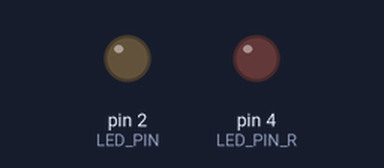
A sketch run on a simulated Arduino Uno, built with avr-gcc and run on an emulated ATmega328P. On the bench: output pins drawn as LEDs (lit = HIGH). What the sketch prints to the serial monitor is not drawn.

Above: at 1.3 s.
At 9.8 s:
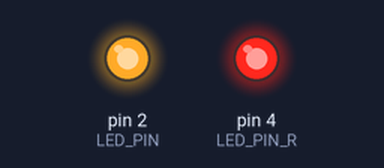
Timing chart, 0 to 10.1 s (numbered marks = the images above):
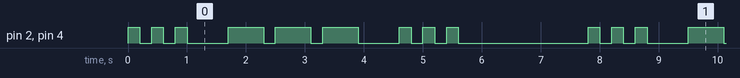

Measured:
- by itself, pin 2 (LED_PIN), pin 4 (LED_PIN_R): repeats every 7.8 s: 2 × (LOW 0.20 s, HIGH 0.20 s), LOW 0.70 s, 2 × (HIGH 0.60 s, LOW 0.20 s), HIGH 0.60 s, LOW 0.70 s, 2 × (HIGH 0.20 s, LOW 0.20 s), HIGH 0.20 s, LOW 2.2 s, HIGH 0.20 s
- by itself, everything shown: repeats every 7.8 s, in 18 steps

The sketch:

_ex3main_v3.ino
```cpp
#define LED_PIN 2
#define LED_PIN_R 4

void setup() {
  // 初始化串口通信，设置波特率为115200
  Serial.begin(115200);
  // 将LED引脚设置为输出模式
  pinMode(LED_PIN, OUTPUT);
  pinMode(LED_PIN_R, OUTPUT);

  // 开机提示
  Serial.println("===== SOS 求救信号程序启动 =====");
}

void loop() {
  // S: 短闪3次  200ms亮/灭
  for(int i=0; i<3; i++) {
    digitalWrite(LED_PIN, HIGH);
    digitalWrite(LED_PIN_R, HIGH);
    Serial.println("LED 已点亮");
    delay(200);

    digitalWrite(LED_PIN, LOW);
    digitalWrite(LED_PIN_R, LOW);
    Serial.println("LED 已熄灭");
    delay(200);
  }
  delay(500); // S与O之间间隔

  // O: 长闪3次  600ms亮
  for(int i=0; i<3; i++) {
    digitalWrite(LED_PIN, HIGH);
    digitalWrite(LED_PIN_R, HIGH);
    Serial.println("LED 已点亮");
    delay(600);

    digitalWrite(LED_PIN, LOW);
    digitalWrite(LED_PIN_R, LOW);
    Serial.println("LED 已熄灭");
    delay(200);
  }
  delay(500); // O与S之间间隔

  // S: 短闪3次
  for(int i=0; i<3; i++) {
    digitalWrite(LED_PIN, HIGH);
    digitalWrite(LED_PIN_R, HIGH);
    Serial.println("LED 已点亮");
    delay(200);

    digitalWrite(LED_PIN, LOW);
    digitalWrite(LED_PIN_R, LOW);
    Serial.println("LED 已熄灭");
    delay(200);
  }
  delay(2000); // 一轮结束，等待下一轮
}
```
